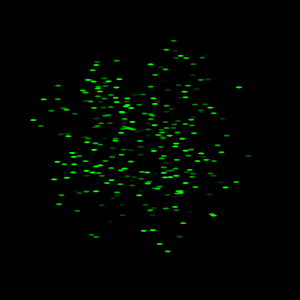
Frame 1 (no input)
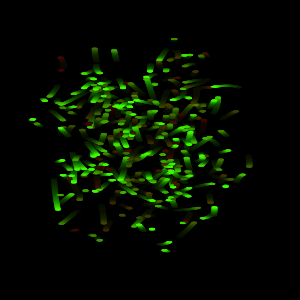
Frame 60 (the mouse pressed at the canvas centre just before this capture)
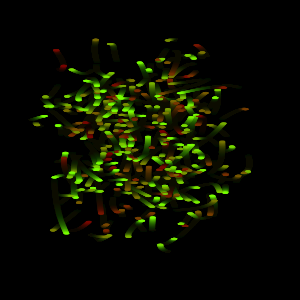
Frame 120 (the mouse held since frame 60 and released just before this capture)

The Processing sketch that drew these frames (run headless with seeded random() and noise(); from frame 60 on, the mouse is pressed at the canvas centre):

// Processing sketch: MagicWorms
// ── MagicWorms.pde
void setup() {
  size(300, 300);
  background(0, 0, 0);
}

void draw() {
  makeMagical();
  for (int i=0; i<301; i++) {
    fill(frameCount, i, 0);
    ellipse(getWormX(i), getWormY(i), 6, 2);
    
  
  
  }
  
}

  float frequency = .001;
    float noiseInterval = PI;
    void makeMagical() {
        fill( 0, 0, 0, 10 );
        rect(0, 0, width, height);
        noStroke();
    }
    float getWormX(int i) {
        return map(noise(i*noiseInterval + frameCount * frequency), 0, 1, 0, width);
    }
    float getWormY(int i) {
        return map(noise(i*noiseInterval+1 + frameCount * frequency), 0, 1, 0, height);
    }
  
